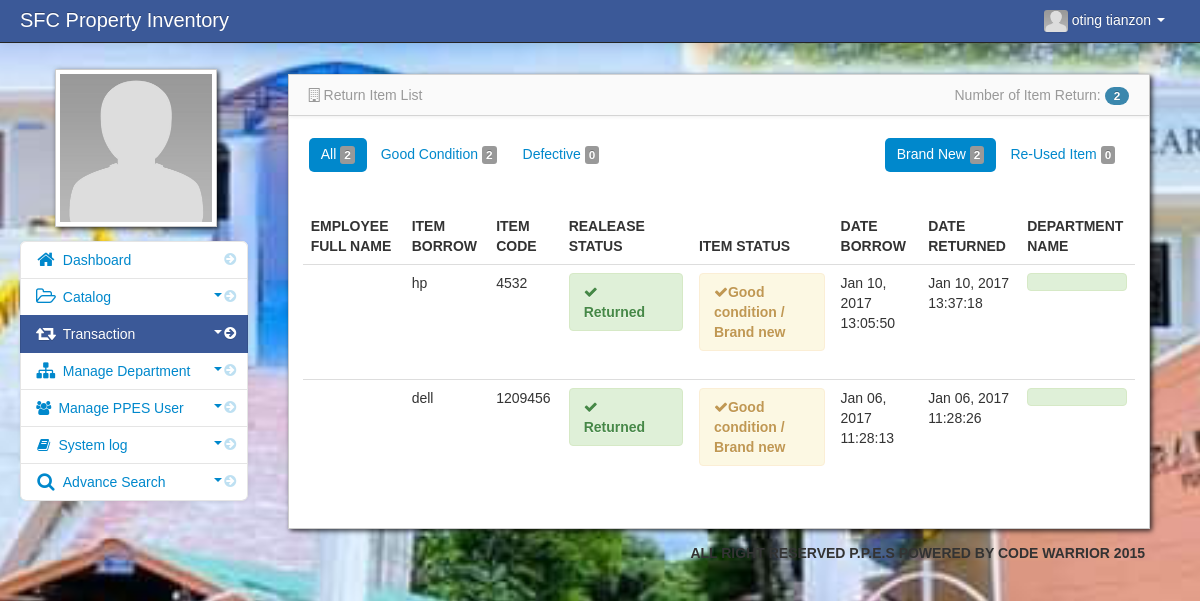
Screenshot of /admin/view_return.php (signed in) with the database file from the repository.
### tables this page shows
CREATE TABLE `user` (
  `user_id` int(11) NOT NULL,
  `firstname` varchar(100) NOT NULL,
  `middlename` varchar(100) NOT NULL,
  `lastname` varchar(100) NOT NULL,
  `username` varchar(100) NOT NULL,
  `password` varchar(100) NOT NULL,
  `adminthumbnails` varchar(128) NOT NULL
);

CREATE TABLE `release_details` (
  `release_details_id` int(11) NOT NULL,
  `dep_id` int(128) NOT NULL,
  `item_id` int(11) NOT NULL,
  `release_id` int(11) NOT NULL,
  `release_status` varchar(128) NOT NULL,
  `remarks` varchar(128) NOT NULL,
  `date_return` datetime NOT NULL
);

CREATE TABLE `item` (
  `item_id` int(11) NOT NULL,
  `item_serial` int(11) NOT NULL,
  `item_name` varchar(100) NOT NULL,
  `item_qty` varchar(20) DEFAULT NULL,
  `item_brand` varchar(100) NOT NULL,
  `item_description` varchar(100) NOT NULL,
  `item_status` varchar(100) NOT NULL,
  `created_at` datetime NOT NULL DEFAULT current_timestamp()
);

CREATE TABLE `tbl_release` (
  `release_id` int(11) NOT NULL,
  `client_id` int(11) NOT NULL,
  `date_borrow` datetime NOT NULL
);

### admin/session.php (called while the page is built, shortened)
<?php
$session_id=$_SESSION['id'];
?>

### admin/view_return.php (the view, shortened to what this page needs)
<?php include('header.php'); ?>
<?php include('session.php'); ?>
    <body>
		<?php include('navbar.php') ?>
        <div class="container-fluid">
            <div class="row-fluid">
				<?php include('transaction_sidebar.php'); ?>
                <div class="span9" id="content">
                     <div class="row-fluid">
            <div id="block_bg" class="block">
                  <div class="navbar navbar-inner block-header">
								    <div class="muted pull-left"><i class="icon-reorder icon-building"></i> Return Item List</div>
                                <div id="" class="muted pull-right">
								<?php
								$return_item = mysqli_query($conn,"select * from release_details
				                 LEFT JOIN item ON release_details.item_id = item.item_id
	                             LEFT JOIN tbl_release ON release_details.release_id=tbl_release.release_id
								 LEFT JOIN client ON tbl_release.client_id=client.client_id
		                        where release_status='Returned'ORDER BY release_details.release_details_id DESC")or die(mysqli_error());
								$count_my_item = mysqli_num_rows($return_item);?>
								Number of Item Return: <span class="badge badge-info"><?php echo $count_my_item; ?></span>
								</div>
                    </div>
<div class="container-fluid">
 <div class="row-fluid">
 <br/>
	<div class="pull-left">
	    <ul class="nav nav-pills">
		     <?php
		     $count_item=mysqli_query($conn,"select * from release_details
				                 LEFT JOIN item ON release_details.item_id = item.item_id
	                             LEFT JOIN tbl_release ON release_details.release_id=tbl_release.release_id
								 LEFT JOIN client ON tbl_release.client_id=client.client_id
								 LEFT JOIN department ON release_details.dep_id=department.dep_id
		                        where release_status='Returned' and  remarks=' / Brand new' ORDER BY release_details.release_details_id DESC");
	           $count = mysqli_num_rows($count_item);
               ?>
		      <li class="active">
			     <a href="view_return.php">All&nbsp;<span class="label label-default"> <?php echo $count;?></span></a>
		      </li>
		     <?php
	           $count_item=mysqli_query($conn,"select * from release_details
				                 LEFT JOIN item ON release_details.item_id = item.item_id
	                             LEFT JOIN tbl_release ON release_details.release_id=tbl_release.release_id
								 LEFT JOIN client ON tbl_release.client_id=client.client_id
								 LEFT JOIN department ON release_details.dep_id=department.dep_id
		                       where release_status='Returned' and item_status = 'Good condition' and remarks=' / Brand new' ORDER BY release_details.release_details_id DESC");
	           $count = mysqli_num_rows($count_item);
               ?>
				<li class="">
					<a href="good_condition.php">Good Condition&nbsp;<span class="label label-default"> <?php echo $count;?></span></a>
				</li>
				<?php
	           $count_item=mysqli_query($conn,"select * from release_details
				                 LEFT JOIN item ON release_details.item_id = item.item_id
	                             LEFT JOIN tbl_release ON release_details.release_id=tbl_release.release_id
								 LEFT JOIN client ON tbl_release.client_id=client.client_id
								 LEFT JOIN department ON release_details.dep_id=department.dep_id
		                        where release_status='Returned' and item_status = 'Defective' and remarks=' / Brand new' ORDER BY release_details.release_details_id DESC");
	           $count = mysqli_num_rows($count_item);
               ?>
				<li class="">
					<a href="defective.php">Defective&nbsp;<span class="label label-default"> <?php echo $count;?></span></a>
				</li>
			</ul>
	  </div>
	  	<div class="pull-right">
	    <ul class="nav nav-pills">
		        <?php
	           $count_item=mysqli_query($conn,"select * from release_details
				                 LEFT JOIN item ON release_details.item_id = item.item_id
	                             LEFT JOIN tbl_release ON release_details.release_id=tbl_release.release_id
								 LEFT JOIN client ON tbl_release.client_id=client.client_id
								 LEFT JOIN department ON release_details.dep_id=department.dep_id
		                        where release_status='Returned' and  remarks=' / Brand new' ORDER BY release_details.release_details_id DESC");
	           $count = mysqli_num_rows($count_item);
               ?>
		      <li class="active">
			     <a href="view_return.php">Brand New&nbsp;<span class="label label-default"> <?php echo $count;?></span></a>
		      </li>
		       <?php
	           $count_item=mysqli_query($conn,"select * from release_details
				                 LEFT JOIN item ON release_details.item_id = item.item_id
	                             LEFT JOIN tbl_release ON release_details.release_id=tbl_release.release_id
								 LEFT JOIN client ON tbl_release.client_id=client.client_id
								 LEFT JOIN department ON release_details.dep_id=department.dep_id
		                        where release_status='Returned' and  remarks='/ Re-used' ORDER BY release_details.release_details_id DESC");
	           $count = mysqli_num_rows($count_item);
               ?>
				<li class="">
					<a href="view_reuse_returned_item.php">Re-Used Item&nbsp;<span class="label label-default"> <?php echo $count;?></span></a>
				</li>
			</ul>
	  </div>
	</div>
</div>
<div class="block-content collapse in">
<div class="span12">
	<form action="" method="post">
  	<table cellpadding="0" cellspacing="0" border="0" class="table" id="example">
		<thead>
		     <tr>
					<th>Employee Full Name</th>
					<th>Item Borrow </th>
					<th>Item Code</th>
			        <th>Realease status  </th>
					<th>Item Status  </th>
					<th>Date Borrow  </th>
					<th>Date Returned   </th>
                    <th>Department Name </th>
		    </tr>
		</thead>
<tbody>
 <?php
$returne_item = mysqli_query($conn,"select * from release_details
				                 LEFT JOIN item ON release_details.item_id = item.item_id
	                             LEFT JOIN tbl_release ON release_details.release_id=tbl_release.release_id
								 LEFT JOIN client ON tbl_release.client_id=client.client_id
								 LEFT JOIN department ON release_details.dep_id=department.dep_id
		                        where release_status='Returned' and  remarks=' / Brand new' ORDER BY release_details.release_details_id DESC")or die(mysqli_error());
while($row = mysqli_fetch_array($returne_item)){
?>
<tr>
            <td><?php echo $row['firstname']; ?>
		    <?php echo $row['lastname']; ?></td>
		    <td> <?php echo $row['item_name']; ?></td>
			<td><?php echo $row['item_serial']; ?></td>
			<td><?php
		       if($row['release_status']=='pending')
		       {
			   echo '<div class="alert alert-danger"><i class="icon-ok"> </i><strong>'.$row['release_status'].'</strong></div>';
               }
		       else
			   {
			  echo '<div class="alert alert-success"><i class="icon-ok"></i><strong>'.$row['release_status'].'</strong></div>';
		       };
			  ?>
			</td>
		<td><?php
		       if($row['item_status']=='Good condition')
			   {
			   echo '<div class="alert alert-warning"><i class="icon-ok"></i><strong>'.$row['item_status'].''.$row['remarks'].'</strong></div>';
               }
		       else
			   {
			  echo '<div class="alert alert-danger"><i class="icon-wrench"></i><strong>'.$row['item_status'].'</strong></div>';
		       };
			  ?>
		</td>
            <td><?php echo date("M d, Y H:i:s",strtotime($row['date_borrow'])); ?></td>
			<td><?php echo ($row['date_return'] == "0000-00-00 00:00:00") ? "" : date("M d, Y H:i:s",strtotime($row['date_return'])); ?></td>
			<td><div class="alert alert-success"><?php echo $row['dep_name']; ?></div></td>
		</tr>
	<?php } ?>
</tbody>
</table>
</form>
             </div>
          </div>
        </div>
     </div>
  </div>
</div>
<?php include('footer.php'); ?>
</div>
<?php include('script.php'); ?>
</body>

### admin/navbar.php (shortened to what this page needs)
<div class="navbar navbar-inverse navbar-fixed-top">
          <div class="navbar-inner">
             <div class="container-fluid">
		 <div class="navbar-header">
                  <span class="brand" href="#">SFC Property Inventory</span>
		 </div>
                  <div class="nav-collapse collapse">
                      <ul class="nav pull-right">
				<?php $query= mysqli_query($conn,"select * from user where user_id = '$session_id'")or die(mysqli_error());
					  $row = mysqli_fetch_array($query);
				?>
                          <li class="dropdown">
                              <a href="#" role="button" class="dropdown-toggle" data-toggle="dropdown"><img id="avatar1" class="img-responsive" src="<?php echo $row['adminthumbnails']; ?>">&nbsp;<?php echo $row['firstname']." ".$row['lastname'];  ?> <i class="caret"></i>
                              </a>
                          </li>
                      </ul>
                  </div>
              </div>
          </div>
      </div>

### admin/transaction_sidebar.php (shortened to what this page needs)
     <div class="span3" id="sidebar">
	              <img id="admin_avatar" class="img-polaroid" src="<?php echo $row['adminthumbnails']; ?>">
                  <ul class="nav nav-list bs-docs-sidenav nav-collapse collapse">
                           <li class="">
						   <a href="dashboard.php"><i class="icon-chevron-right"></i><i class="icon-home icon-large"></i>&nbsp;Dashboard</a>
						   </li>
						 <li class="">
						    <a href="javascript:;" role="button" class="dropdown-toggle" data-toggle="collapse" data-target="#bs"><i class="icon-chevron-right"></i><i class="icon-folder-open-alt icon-large"></i>&nbsp;Catalog
						    <div class="muted pull-right"><i class="caret"></i></div></a>
						</li>
					    <li class="active">
						    <a href="javascript:;" role="button" class="dropdown-toggle" data-toggle="collapse" data-target="#bs2"><i class="icon-chevron-right"></i><i class="icon-retweet icon-large"></i>&nbsp;Transaction
							<div class="muted pull-right"><i class="caret"></i></div></a>
						</li>
						  <li class="">
						    <a href="javascript:;" role="button" class="dropdown-toggle" data-toggle="collapse" data-target="#bs1"><i class="icon-chevron-right"></i><i class="icon-sitemap icon-large"></i>&nbsp;Manage Department
						    <div class="muted pull-right"><i class="caret"></i></div></a>
						</li>
						<li>
						    <a href="javascript:;" role="button" class="dropdown-toggle" data-toggle="collapse" data-target="#bs3"><i class="icon-chevron-right"></i><i class="icon-group"></i>&nbsp;Manage PPES User
							<div class="muted pull-right"><i class="caret"></i></div></a>
						</li>
						<li>
						    <a href="javascript:;" role="button" class="dropdown-toggle" data-toggle="collapse" data-target="#bs4"><i class="icon-chevron-right"></i><i class="icon-book"></i>&nbsp;System log
							<div class="muted pull-right"><i class="caret"></i></div></a>
						</li>
                         <li class="">
                           <a href="javascript:;" role="button" class="dropdown-toggle" data-toggle="collapse" data-target="#bs5"><i class="icon-chevron-right"></i><i class="icon-search icon-large"></i>&nbsp;Advance Search
						   <div class="muted pull-right"><i class="caret"></i></div></a>
                        </li>
                  </ul>
</div>

### admin/assets/styles.css (style rules this page uses)
body { padding-top: 60px; padding-bottom: 40px; background-color: #f5f5f5; }
#content { margin-left:0px; }
.block { background: url("../images/pixel-60fff.png") repeat scroll 0 0 rgba(0, 0, 0, 0) !important; border: 1px solid #ccc; background: white; margin: 1em 0em; border-top: none; -webkit-box-shadow: 2px 2px 5px rgba(0, 0, 6, 0.75); -moz-box-shadow: 2px 2px 5px rgba(0, 0, 6, 0.75); box-shadow: 2px 2px 5px rgba(0, 0, 6, 0.75); }
.block-content { margin: 1em; min-height: .25em; }
.block-header { margin-bottom: 0px; border-right: none; border-left: none; -webkit-border-radius: 0px; -moz-border-radius: 0px; border-radius: 0px; }
.block-header div { padding-top: 10px; }
.bs-docs-sidenav { max-width: 228px; margin: 30px 0 0; padding: 0; background-color: #fff; -webkit-border-radius: 6px; -moz-border-radius: 6px; border-radius: 6px; -webkit-box-shadow: 0 1px 4px rgba(0,0,0,.065); -moz-box-shadow: 0 1px 4px rgba(0,0,0,.065); box-shadow: 0 1px 4px rgba(0,0,0,.065); }
.bs-docs-sidenav > li > a { display: block; width: 190px \9; margin: 0 0 -1px; padding: 8px 14px; border: 1px solid #e5e5e5; }
.bs-docs-sidenav > li:first-child > a { -webkit-border-radius: 6px 6px 0 0; -moz-border-radius: 6px 6px 0 0; border-radius: 6px 6px 0 0; }
.bs-docs-sidenav > li:last-child > a { -webkit-border-radius: 0 0 6px 6px; -moz-border-radius: 0 0 6px 6px; border-radius: 0 0 6px 6px; }
.bs-docs-sidenav > .active > a { position: relative; z-index: 2; padding: 9px 15px; border: 0; text-shadow: 0 1px 0 rgba(0,0,0,.15); -webkit-box-shadow: inset 1px 0 0 rgba(0,0,0,.1), inset -1px 0 0 rgba(0,0,0,.1); -moz-box-shadow: inset 1px 0 0 rgba(0,0,0,.1), inset -1px 0 0 rgba(0,0,0,.1); box-shadow: inset 1px 0 0 rgba(0,0,0,.1), inset -1px 0 0 rgba(0,0,0,.1); }
.bs-docs-sidenav .icon-chevron-right { float: right; margin-top: 2px; margin-right: -6px; opacity: .25; }
.bs-docs-sidenav .active .icon-chevron-right, .bs-docs-sidenav .active a:hover .icon-chevron-right { opacity: 1; }

### rows the page displays
user: adminthumbnails (placeholder picture), firstname "oting", lastname "tianzon"
release_details: item.item_name "hp", item.item_serial "4532", release_status "Returned", item.item_status "Good condition", remarks "/ Brand new", release.date_borrow "Jan 10, 2017 13:05:50", date_return "Jan 10, 2017 13:37:18"
release_details: item.item_name "dell", item.item_serial "1209456", release_status "Returned", item.item_status "Good condition", remarks "/ Brand new", release.date_borrow "Jan 06, 2017 11:28:13", date_return "Jan 06, 2017 11:28:26"

### other values shown
$count_my_item "2"
$count "2"
$count "0"
